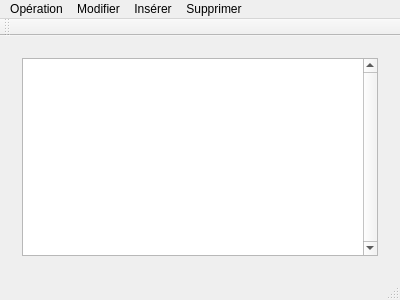
<?xml version="1.0" encoding="UTF-8"?>
<ui version="4.0">
 <class>MainWindow</class>
 <widget class="QMainWindow" name="MainWindow">
  <property name="geometry">
   <rect>
    <x>0</x>
    <y>0</y>
    <width>400</width>
    <height>300</height>
   </rect>
  </property>
  <property name="windowTitle">
   <string>MainWindow</string>
  </property>
  <widget class="QWidget" name="centralWidget">
   <layout class="QGridLayout" name="gridLayout">
    <item row="0" column="0">
     <widget class="QWidget" name="widget" native="true">
      <layout class="QGridLayout" name="gridLayout_2">
       <item row="0" column="0">
        <widget class="QTableView" name="tableView">
         <property name="verticalScrollBarPolicy">
          <enum>Qt::ScrollBarAlwaysOn</enum>
         </property>
         <property name="horizontalScrollBarPolicy">
          <enum>Qt::ScrollBarAlwaysOff</enum>
         </property>
        </widget>
       </item>
      </layout>
     </widget>
    </item>
   </layout>
  </widget>
  <widget class="QMenuBar" name="menuBar">
   <property name="geometry">
    <rect>
     <x>0</x>
     <y>0</y>
     <width>400</width>
     <height>21</height>
    </rect>
   </property>
   <widget class="QMenu" name="menuOp_ration">
    <property name="title">
     <string>Opération</string>
    </property>
    <addaction name="actionRafraichir"/>
   </widget>
   <widget class="QMenu" name="menuModifier">
    <property name="title">
     <string>Modifier</string>
    </property>
    <addaction name="actionModifier"/>
   </widget>
   <widget class="QMenu" name="menuSupprimer">
    <property name="title">
     <string>Supprimer</string>
    </property>
    <addaction name="actionSupprimer"/>
   </widget>
   <widget class="QMenu" name="menuIns_rer">
    <property name="title">
     <string>Insérer</string>
    </property>
    <addaction name="actionIns_rer"/>
   </widget>
   <addaction name="menuOp_ration"/>
   <addaction name="menuModifier"/>
   <addaction name="menuIns_rer"/>
   <addaction name="menuSupprimer"/>
  </widget>
  <widget class="QToolBar" name="mainToolBar">
   <attribute name="toolBarArea">
    <enum>TopToolBarArea</enum>
   </attribute>
   <attribute name="toolBarBreak">
    <bool>false</bool>
   </attribute>
  </widget>
  <widget class="QStatusBar" name="statusBar"/>
  <action name="actionRafraichir">
   <property name="text">
    <string>Rafraichir</string>
   </property>
  </action>
  <action name="actionModifier">
   <property name="text">
    <string>Modifier</string>
   </property>
  </action>
  <action name="actionSupprimer">
   <property name="text">
    <string>Supprimer</string>
   </property>
  </action>
  <action name="actionIns_rer">
   <property name="text">
    <string>Insérer</string>
   </property>
  </action>
 </widget>
 <layoutdefault spacing="6" margin="11"/>
 <resources/>
 <connections/>
</ui>
